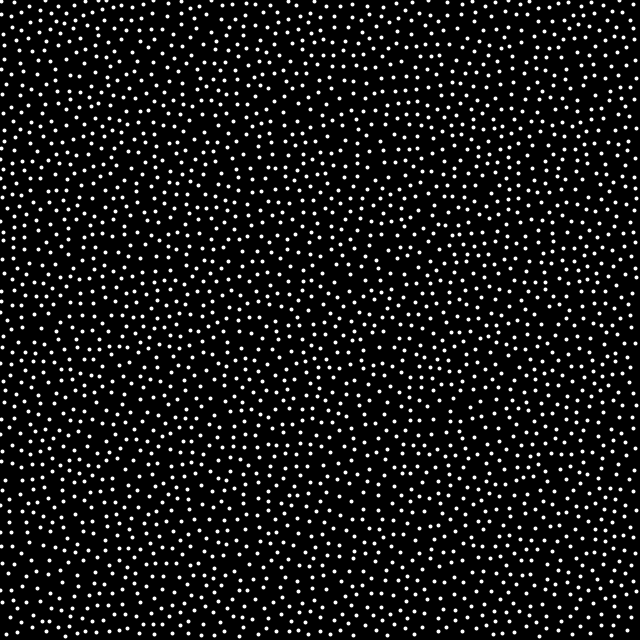
Frame 1 (no input)
Frame 60 (the mouse pressed at the canvas centre just before this capture): identical to frame 1, image omitted
Frame 120 (the mouse held since frame 60 and released just before this capture): identical to frame 1, image omitted

The Processing sketch that drew this single still picture (run headless with seeded random() and noise(); from frame 60 on, the mouse is pressed at the canvas centre):

// Processing sketch: DelaunayTriangulation
// ── DelaunayTriangulation.pde
PoissonDiscSampling sampling;
ArrayList<PVector> points = new ArrayList<PVector>();

void setup() {
  size(640, 640); 
  stroke(255);
  noFill();
  
  sampling = new PoissonDiscSampling(width, height, 10);
  sampling.genPoints(points);
}

void mouseClicked() {
  sampling.genPoints(points);
}

void draw() {
  background(0);
  
  for(PVector p : points) {
    strokeWeight(4);
    stroke(255);
    point(p.x, p.y);
  }
}

// ── PoissonDiscSampling.pde
class PoissonDiscSampling {
  float worldWidth, worldHeight;
  float radius;
  float samples = 30;
  float w;
  PVector[] grid;
  int cols;
  int rows;
  
  ArrayList<PVector> active = new ArrayList<PVector>();
  
  PoissonDiscSampling(int worldWidth, int worldHeight, float radius) {
    this.worldWidth = worldWidth;
    this.worldHeight = worldHeight;
    this.radius = radius;
    w = radius / sqrt(2);
    cols = floor(worldWidth / w);
    rows = floor(worldHeight / w);
    grid = new PVector[cols * rows];
  }
  
  public void setSampleCount(int numSamples) {
    this.samples = numSamples;
  }
  
  public void genPoints(ArrayList<PVector> output) {
    output.clear();
    
    // Insert first position
    float x = random(worldWidth);
    float y = random(worldHeight);
    int i = floor(x / w);
    int j = floor(y / w);
    PVector pos = new PVector(x,y);
    grid[i + j * cols] = pos;
    active.add(pos);
    
    while(active.size() > 0) {
      expandStep();
    }
    
    for(PVector p : grid) {
      if(p != null)
        output.add(p);
    }
    
    for(int indx = 0, n = grid.length; indx < n; indx++) {
      grid[indx] = null;
    }
  }
  
  private void expandStep() {
    int index = floor(random(active.size()));
    PVector curr = active.get(index);
    
    boolean hasFoundOneValid = false;
    for(int i = 0; i < samples; i++) {
      PVector sample = PVector.random2D();
      sample.setMag(random(radius, 2*radius));
      sample.add(curr);
      
      int col = floor(sample.x / w);
      int row = floor(sample.y / w);
      if(col < 0 || row < 0 || col >= cols || row >= rows)
        continue;
        
      boolean validSample = true;
      for(int rOff = -1; rOff <= 1; rOff++) {
       int currRow = row + rOff; 
       if(currRow < 0 || currRow >= rows)
         continue;
         
       for(int cOff = -1; cOff <= 1; cOff++) {
         int currCol = col + cOff;
         if(currCol < 0 || currCol >= cols)
           continue;
           
         PVector neighbor = grid[currCol + currRow * cols];
         if(neighbor == null)
           continue;
           
         float d = neighbor.dist(sample);
         if(d < radius) {
           validSample = false;
         }
       }
      }
      
      if(validSample) {
        hasFoundOneValid = true;
        int testIndex = col + row * cols;
        if(testIndex < 0 || testIndex >= grid.length)
          println("col/row=" + col + "," + row + " --> " + testIndex);
        grid[col + row * cols] = sample;
        active.add(sample);
      }
    }
    
    if(!hasFoundOneValid) {
      active.remove(index);
    }
  }
}
